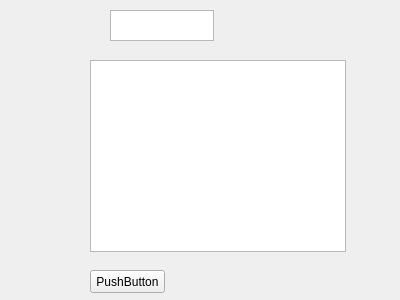
<?xml version="1.0" encoding="UTF-8"?>
<ui version="4.0">
 <class>ScoreWindow</class>
 <widget class="QWidget" name="ScoreWindow">
  <property name="geometry">
   <rect>
    <x>0</x>
    <y>0</y>
    <width>400</width>
    <height>300</height>
   </rect>
  </property>
  <property name="windowTitle">
   <string>Form</string>
  </property>
  <widget class="QTableView" name="tableView">
   <property name="geometry">
    <rect>
     <x>90</x>
     <y>60</y>
     <width>256</width>
     <height>192</height>
    </rect>
   </property>
  </widget>
  <widget class="QPushButton" name="pushButton">
   <property name="geometry">
    <rect>
     <x>90</x>
     <y>270</y>
     <width>75</width>
     <height>23</height>
    </rect>
   </property>
   <property name="text">
    <string>PushButton</string>
   </property>
  </widget>
  <widget class="QTextEdit" name="nameText">
   <property name="geometry">
    <rect>
     <x>110</x>
     <y>10</y>
     <width>104</width>
     <height>31</height>
    </rect>
   </property>
  </widget>
 </widget>
 <resources/>
 <connections/>
</ui>
